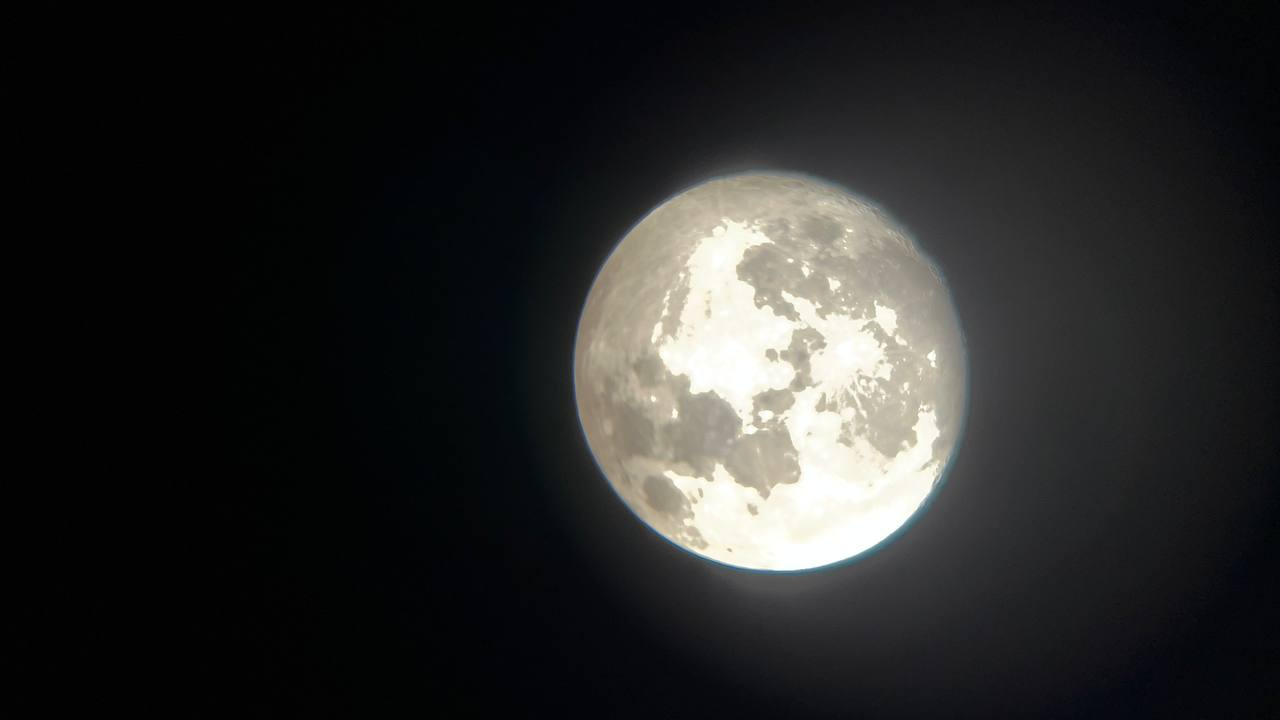
#> input picture moon.jpg, 1280 x 720 px, found by its file name
$ python atmospheric_optics_simulator_2.py
#> lines starting #> are read from the running program, lines starting #| are printed output that depends on the picture
# Import required libraries
import numpy as np  # For numerical operations and array handling
import matplotlib.pyplot as plt  # For data visualization
from PIL import Image  # For image processing
from scipy.ndimage import gaussian_filter  # For more realistic blur simulation

def load_and_preprocess_image(image_path):
    """
    Load and preprocess an image for analysis.

    Args:
        image_path (str): Path to the image file

    Returns:
        numpy.ndarray: Preprocessed grayscale image normalized to [0,1]
    """
    # Open image and convert to grayscale
    image = Image.open(image_path).convert('L')
    # Convert to numpy array and normalize
    return np.array(image) / 255.0

def simulate_atmospheric_effects(image, turbulence_strength=0.3, blur_sigma=1.0):
    """
    Simulate atmospheric effects on an astronomical image.

    Args:
        image (numpy.ndarray): Input image
        turbulence_strength (float): Amount of noise to add (0-1)
        blur_sigma (float): Standard deviation for Gaussian blur

    Returns:
        numpy.ndarray: Image with simulated atmospheric effects
    """
    # Add Gaussian noise for turbulence
    turbulence = np.random.normal(0, turbulence_strength, image.shape)
    # Apply Gaussian blur for light scattering
    blurred = gaussian_filter(image + turbulence, sigma=blur_sigma)
    # Ensure pixel values stay in valid range
    return np.clip(blurred, 0, 1)

def calculate_image_metrics(original, processed):
    """
    Calculate quality metrics between original and processed images.

    Args:
        original (numpy.ndarray): Reference image
        processed (numpy.ndarray): Modified image

    Returns:
        dict: Dictionary of calculated metrics
    """
    # Mean Squared Error
    mse = np.mean((original - processed) ** 2)
    # Peak Signal-to-Noise Ratio
    psnr = 10 * np.log10(1 / mse) if mse > 0 else float('inf')
    return {'MSE': mse, 'PSNR': psnr}

def visualize_comparison(original, processed, metrics):
    """
    Create comparison plot of original vs processed images.

    Args:
        original (numpy.ndarray): Original image
        processed (numpy.ndarray): Processed image
        metrics (dict): Calculated quality metrics
    """
    plt.figure(figsize=(15, 6))

    # Original image
    plt.subplot(1, 2, 1)
    plt.imshow(original, cmap='gray')
    plt.title('Original Observation\n(Shahrekord University)')
    plt.axis('off')

    # Processed image
    plt.subplot(1, 2, 2)
    plt.imshow(processed, cmap='gray')
    plt.title(f"Simulated Atmospheric Effects\nMSE: {metrics['MSE']:.4f}, PSNR: {metrics['PSNR']:.2f} dB")
    plt.axis('off')

    plt.tight_layout()
    plt.show()

def main():
    """Main function to execute the image analysis pipeline."""
    try:
        # Load and preprocess image
        image_path = r"C:\Users\moh\Downloads\moon.jpg"  # Raw string for Windows paths
        original_image = load_and_preprocess_image(image_path)
#> in load_and_preprocess_image, `image = Image.open(image_path).convert('L')`:
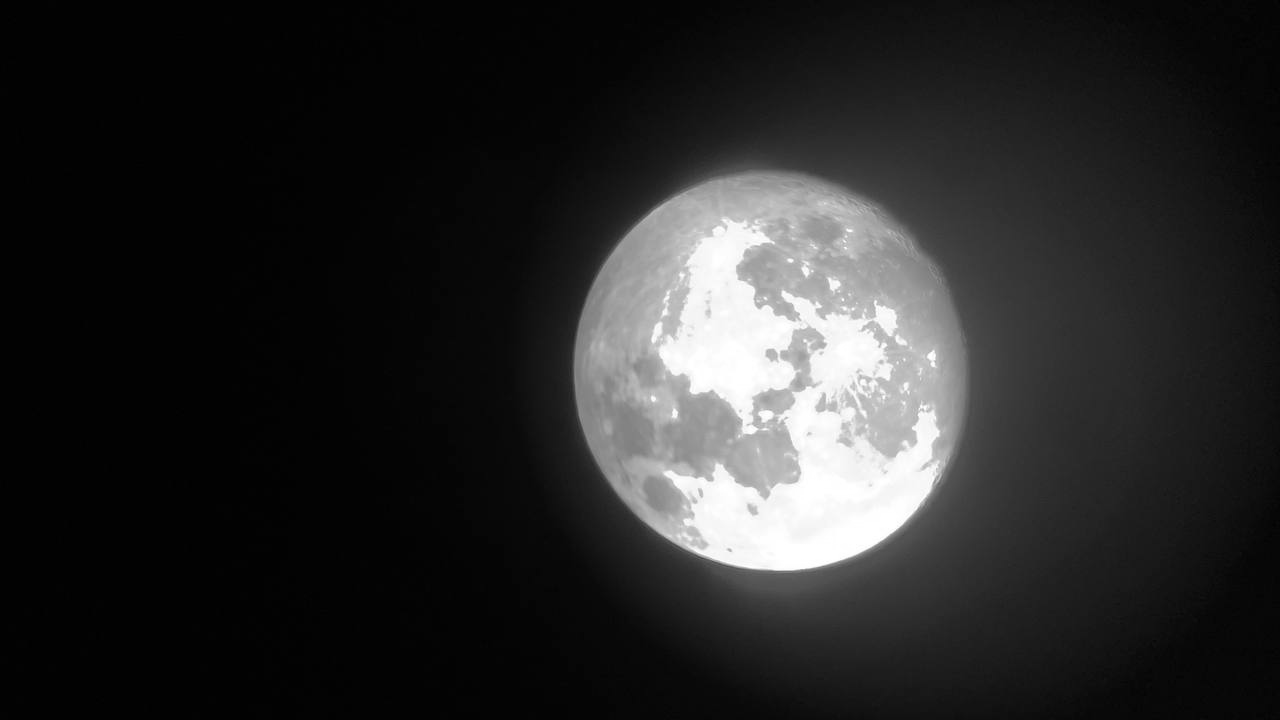
#> image: PIL image 1280x720 L; min 0, max 255, mean 40.8

        # Simulate atmospheric effects
        processed_image = simulate_atmospheric_effects(original_image,
                                                     turbulence_strength=0.3,
                                                     blur_sigma=1.0)
#> in simulate_atmospheric_effects, `blurred = gaussian_filter(image + turbulence, sigma=blur_sigma)`:
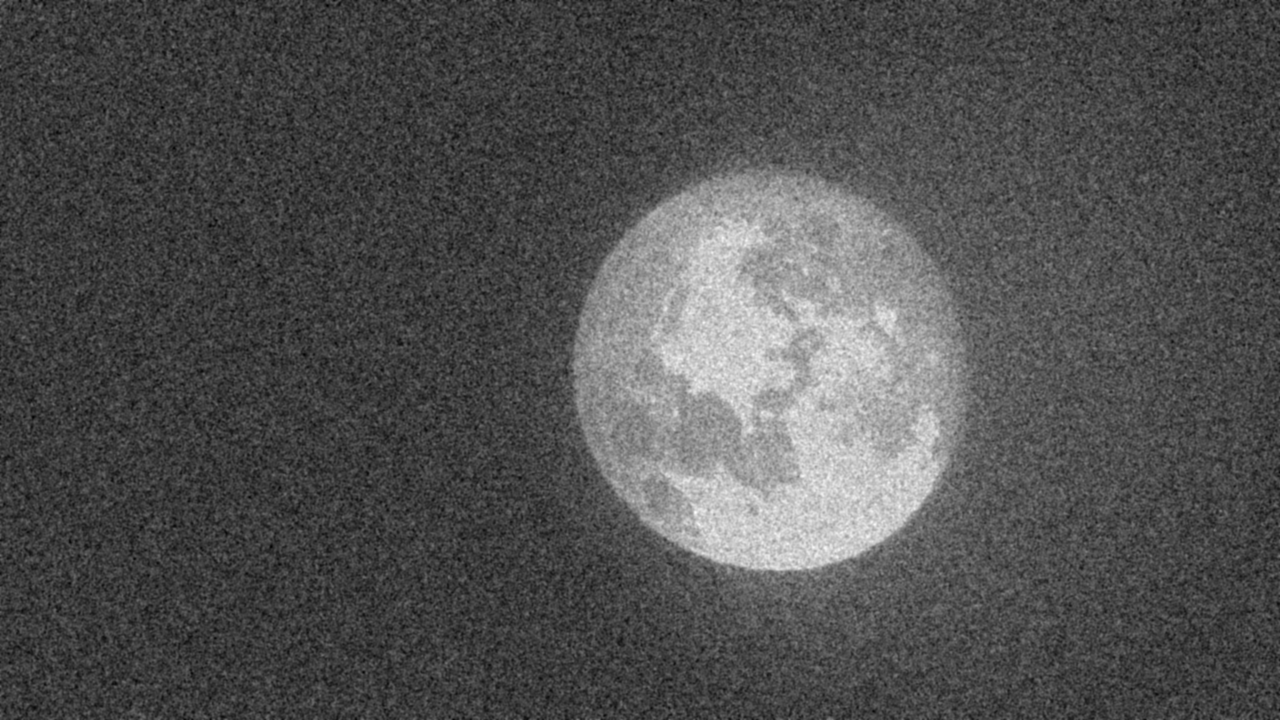
#> blurred: shape (720, 1280) float64; min -0.386, max 1.34, mean 0.16; drawn with min black and max white
#> in simulate_atmospheric_effects, `return np.clip(blurred, 0, 1)`:
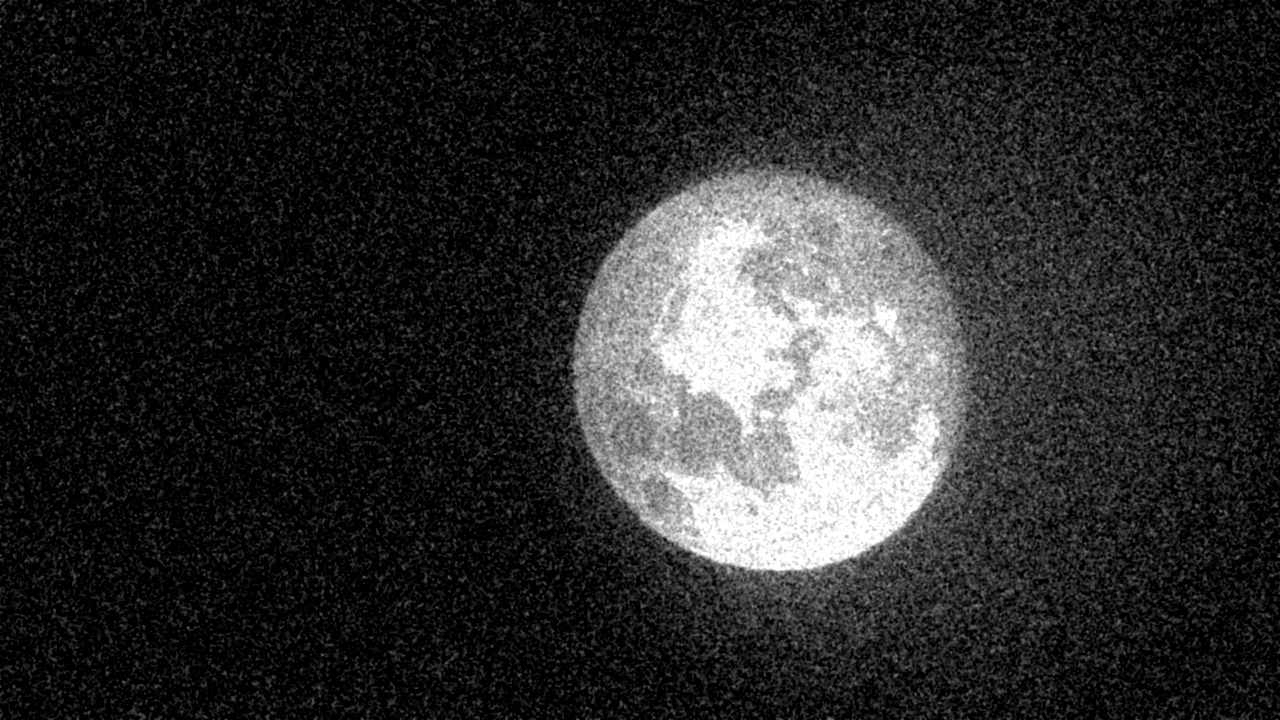
#> returned value: shape (720, 1280) float64; min 0, max 1, mean 0.174

        # Calculate quality metrics
        metrics = calculate_image_metrics(original_image, processed_image)
#> in calculate_image_metrics, `mse = np.mean((original - processed) ** 2)`: mse = 0.00493
#> in calculate_image_metrics, `psnr = 10 * np.log10(1 / mse) if mse > 0 else float('inf')`: psnr = 23.07
#> metrics = {'MSE': 0.00493, 'PSNR': 23.07}

        # Display results
        print("\nImage Quality Metrics:")
        print(f"MSE: {metrics['MSE']:.4f} (Lower is better)")
#| MSE: 0.0049 (Lower is better)
        print(f"PSNR: {metrics['PSNR']:.2f} dB (Higher is better)")
#| PSNR: 23.07 dB (Higher is better)

        visualize_comparison(original_image, processed_image, metrics)
#> in visualize_comparison, `plt.show()`:
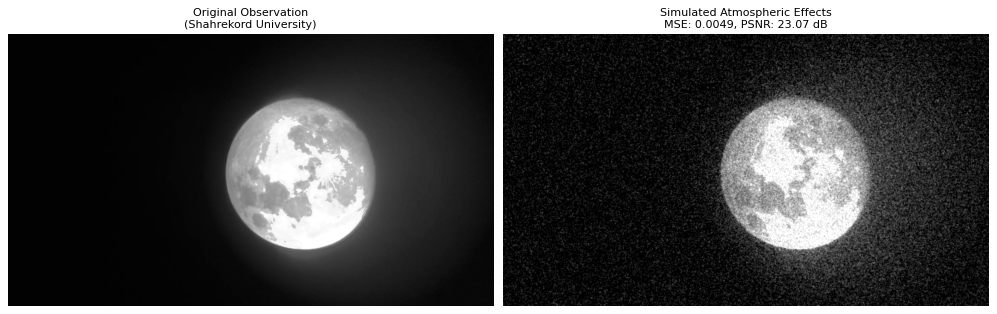
#> figure drawn by matplotlib, 2 panels

    except FileNotFoundError:
        print("Error: Image file not found. Please check the path.")
    except Exception as e:
        print(f"An error occurred: {str(e)}")

if __name__ == "__main__":
    main()

$ run again, with Introduction-1.png saved as moon.jpg
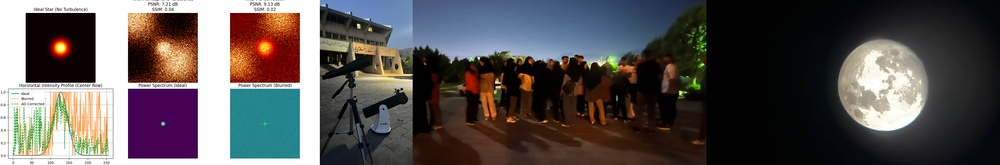
#> input picture Introduction-1.png, 1000 x 165 px, shrunk from 4008 x 662 before the run, found by its file name
#> in simulate_atmospheric_effects, `return np.clip(blurred, 0, 1)`:
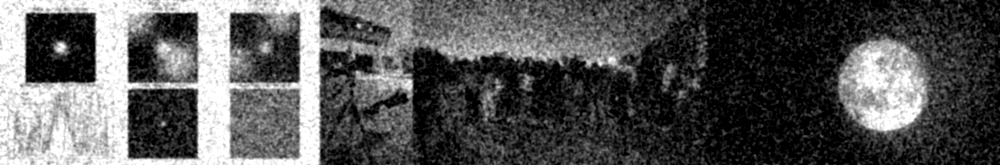
#> returned value: shape (165, 1000) float64; min 0, max 1, mean 0.342
#> mse = 0.00743
#> psnr = 21.29
#> metrics = {'MSE': 0.00743, 'PSNR': 21.29}
#| MSE: 0.0074 (Lower is better)
#| PSNR: 21.29 dB (Higher is better)
#> in visualize_comparison, `plt.show()`:
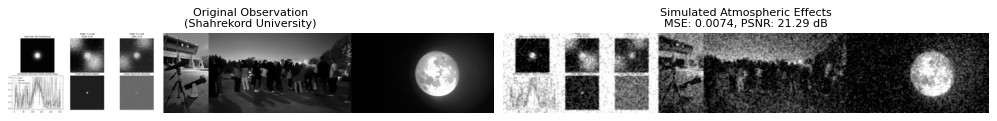
#> figure drawn by matplotlib, 2 panels
